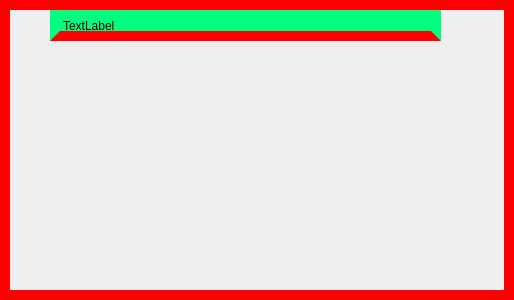
<?xml version="1.0" encoding="UTF-8"?>
<ui version="4.0">
 <class>Form</class>
 <widget class="QWidget" name="Form">
  <property name="geometry">
   <rect>
    <x>0</x>
    <y>0</y>
    <width>514</width>
    <height>300</height>
   </rect>
  </property>
  <property name="windowTitle">
   <string>Form</string>
  </property>
  <property name="styleSheet">
   <string notr="true">border: 10px solid red;</string>
  </property>
  <widget class="QLabel" name="label">
   <property name="geometry">
    <rect>
     <x>50</x>
     <y>10</y>
     <width>391</width>
     <height>31</height>
    </rect>
   </property>
   <property name="styleSheet">
    <string notr="true">background-color: rgb(0, 255, 127);
border-color:10px solid red;</string>
   </property>
   <property name="lineWidth">
    <number>1</number>
   </property>
   <property name="text">
    <string>TextLabel</string>
   </property>
  </widget>
 </widget>
 <resources/>
 <connections/>
</ui>
